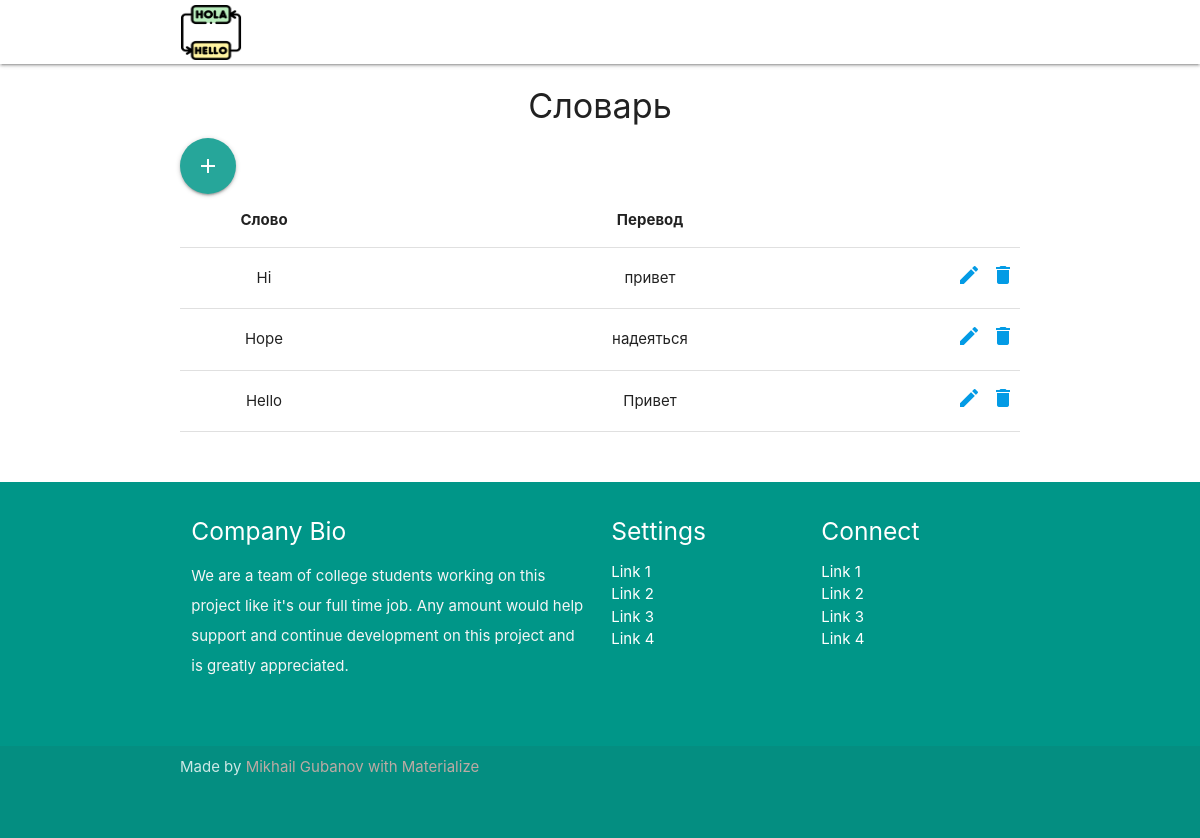
Page /dictionary_fill/ on the earlier database version.
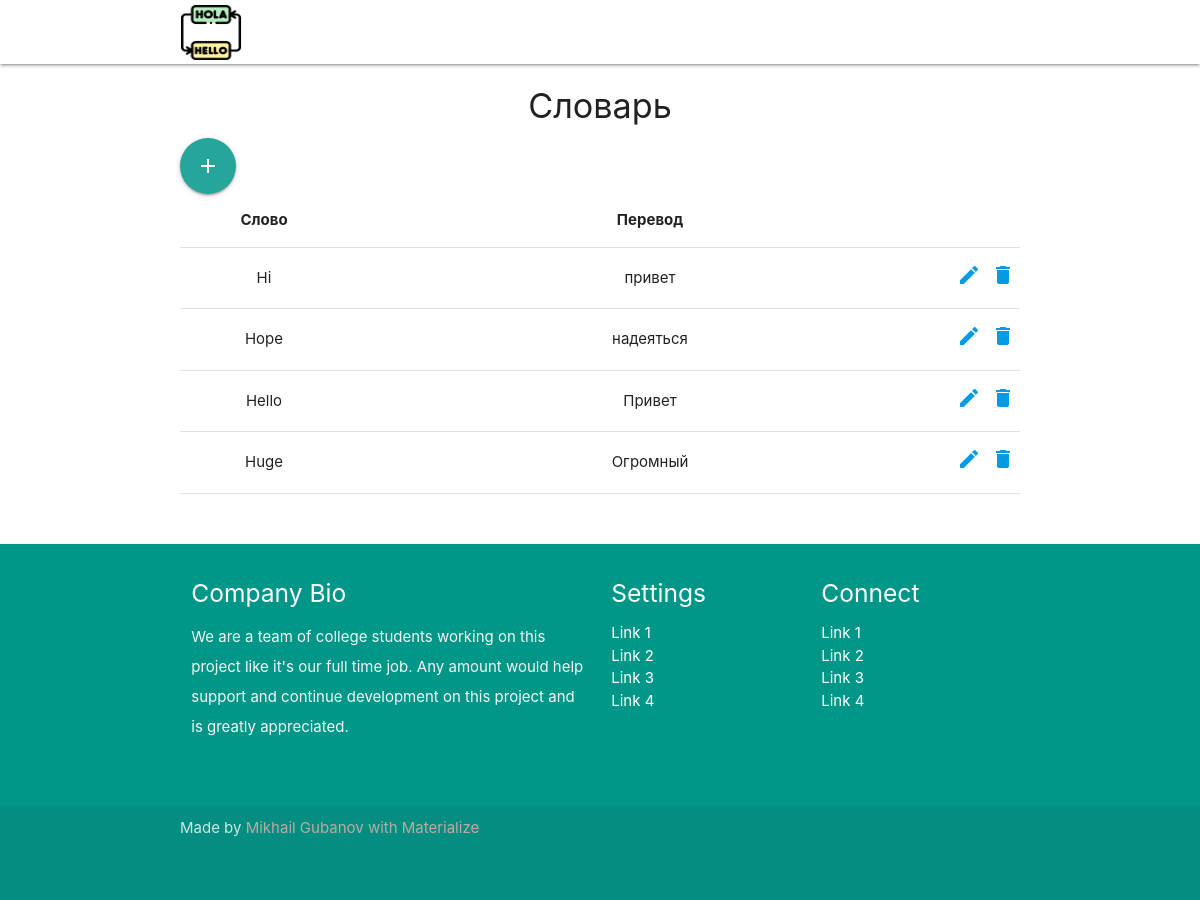
Same page on the later database version.
### LinguaLearn/models.py (models this page shows)
class Dictionary(models.Model):
    note_id = models.AutoField(primary_key=True)
    word = models.CharField(max_length=32, db_column='word', unique=True)
    translate = models.CharField(max_length=256, db_column='translate')
    add_date = models.DateTimeField(db_column='add_dttm', default=datetime.now(), null=True)
    class Meta:
        db_table = 'lingualearn_dictionary'

### LinguaLearn/views.py (the view)
# urls.py: path('dictionary_fill/', views.dictionary_fill, name='dictionary'),
def dictionary_fill(request):
    words = Dictionary.objects.all()
    context = {'words': words}
    return render(request, 'dictionary.html', context)

### templates/dictionary.html (shortened to what this page needs)
{% extends 'base_page.html' %}
{% load static %}
{% block content %}
<div class="container" id='dictionary'>
    <h4 class="center-align">Словарь</h4>
        <div>
            <a href="/add_word/" name="add_btn" class="btn-floating btn-large waves-effect waves-light "><i class="material-icons right">add</i>
            </a>
        </div>
<table class="centered">
    <thead>
        <tr>
            <th style="width: 20%;">Слово</th>
            <th>Перевод</th>
            <th style="width: 2%;"></th>
            <th style="width: 2%;"></th>
        </tr>
    </thead>
    <tbody>
        {% for word in words %}
            <tr>
                <td>{{ word.word }}</td>
                <td>{{ word.translate }}</td>
                <td><a href="/edit_word/{{ word.note_id}}/"><i class="material-icons">edit</i></a></td>
                <td><a href="/delete_word/{{ word.note_id}}/"><i class="material-icons ">delete</i></a></td>
            </tr>
        {% endfor %}
    </tbody>
</table>
{% endblock %}

### templates/base_page.html (shortened to what this page needs)
<!DOCTYPE html>
  {% load static %}
<html lang="ru">
<head>
  <link href="{% static 'materialize/css/materialize.css' %}" type="text/css" rel="stylesheet" media="screen,projection"/>
  <link href="{% static 'materialize/css/style.css' %}" type="text/css" rel="stylesheet" media="screen,projection"/>
</head>
<body>
  <nav class="white" role="navigation">
    <div class="nav-wrapper container">
      <a id="logo-container" href="/index/" class="brand-logo">
        <img src="{% static 'img/translation.png' %}" alt="Картинка" width="62" height="55" style="margin-top: 5px;"/>
        </a>
    </div>
  </nav>
  <main>
    {% block content %}
    {% endblock %}
    </main>
  <footer class="page-footer teal">
    <div class="container">
      <div class="row">
        <div class="col l6 s12">
          <h5 class="white-text">Company Bio</h5>
          <p class="grey-text text-lighten-4">We are a team of college students working on this project like it's our full time job. Any amount would help support and continue development on this project and is greatly appreciated.</p>
        </div>
        <div class="col l3 s12">
          <h5 class="white-text">Settings</h5>
          <ul>
            <li><a class="white-text" href="#!">Link 1</a></li>
            <li><a class="white-text" href="#!">Link 2</a></li>
            <li><a class="white-text" href="#!">Link 3</a></li>
            <li><a class="white-text" href="#!">Link 4</a></li>
          </ul>
        </div>
        <div class="col l3 s12">
          <h5 class="white-text">Connect</h5>
          <ul>
            <li><a class="white-text" href="#!">Link 1</a></li>
            <li><a class="white-text" href="#!">Link 2</a></li>
            <li><a class="white-text" href="#!">Link 3</a></li>
            <li><a class="white-text" href="#!">Link 4</a></li>
          </ul>
        </div>
      </div>
    </div>
    <div class="footer-copyright">
      <div class="container">
      Made by <a class="brown-text text-lighten-3" href="http://materializecss.com">Mikhail Gubanov with Materialize</a>
      </div>
    </div>
  </footer>
  </body>
</html>

### templates/base_page.html (style rules this page uses)
.container { margin-top: 0px; margin-bottom: 50px; }

Differences in the rows shown:
added Dictionary: word "Huge", translate "Огромный"
